Frame 1 (no input): blank canvas, image omitted
Frame 60 (the mouse pressed at the canvas centre just before this capture): blank canvas, image omitted
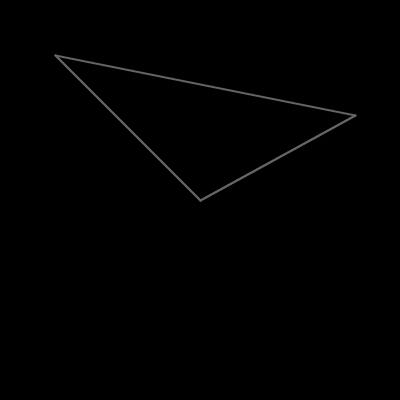
Frame 120 (the mouse held since frame 60 and released just before this capture)

The Processing sketch whose frames 1 and 60 were blank and that drew this single picture after the mouse press (run headless with seeded random() and noise(); from frame 60 on, the mouse is pressed at the canvas centre):

// Processing sketch: sketch_160110c_tetrahedronWireframe
// ── sketch_160110c_tetrahedronWireframe.pde
// Tetrahedron wireframe on black with mouse coordinate inputs
// 160110

void setup() {
  size(400, 400);
  background(0);   
  stroke(100);
  strokeWeight(2);
}

void draw() {
  if (mousePressed) {
    background(0);
    line(200, 200, mouseX, mouseY);
    line(55, 55, mouseX, mouseY);
    line(355, 115, mouseX, mouseY);
    line(55, 55, 200, 200);
    line(55, 55, 355, 115);
    line(355, 115, 200, 200);
  } 
}
